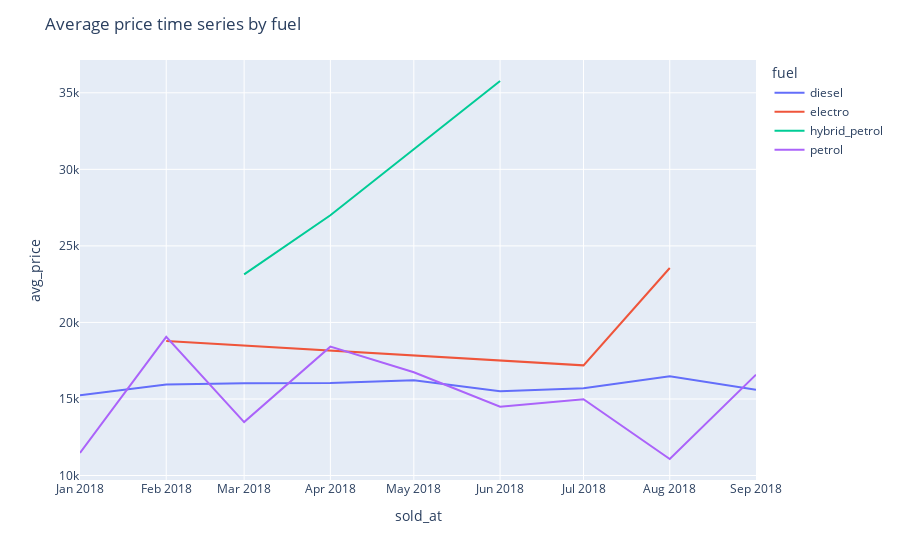
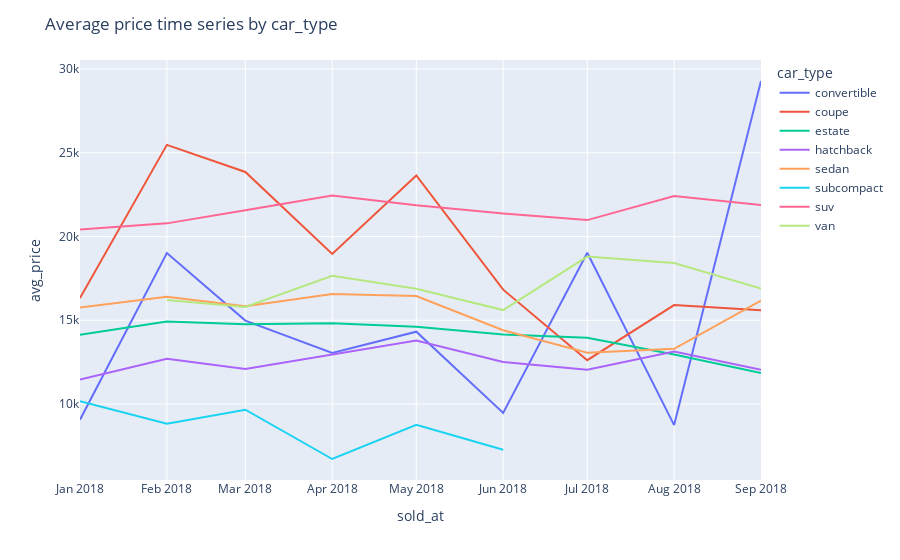
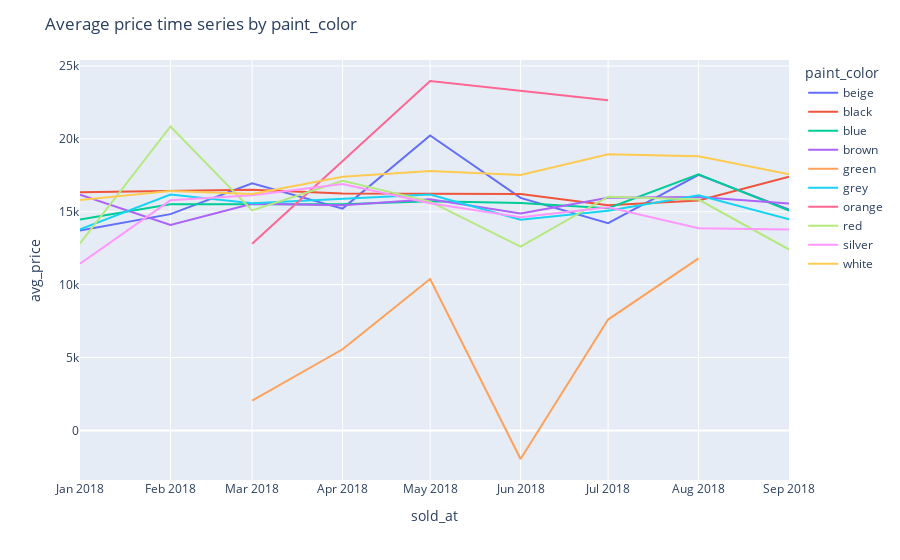

The notebook cell saved with these charts, in order:
### Code cell
plot_avg_target_time_series_by_features(data_q2, small_cardinality_features)

### Figure 1 — Plotly figure (JSON) as saved in the notebook; plotly's stock layout.template omitted (floating-point values rounded to 4 significant figures)
{"data": [{"hovertemplate": "fuel=diesel<br>sold_at=%{x}<br>avg_price=%{y}<extra></extra>", "legendgroup": "diesel", "line": {"color": "#636efa", "dash": "solid"}, "marker": {"symbol": "circle"}, "mode": "lines", "name": "diesel", "orientation": "v", "showlegend": true, "type": "scatter", "x": ["2018-01-01T00:00:00", "2018-02-01T00:00:00", "2018-03-01T00:00:00", "2018-04-01T00:00:00", "2018-05-01T00:00:00", "2018-06-01T00:00:00", "2018-07-01T00:00:00", "2018-08-01T00:00:00", "2018-09-01T00:00:00"], "xaxis": "x", "y": [15240.0, 15940.0, 16030.0, 16040.0, 16220.0, 15510.0, 15700.0, 16490.0, 15600.0], "yaxis": "y"}, {"hovertemplate": "fuel=electro<br>sold_at=%{x}<br>avg_price=%{y}<extra></extra>", "legendgroup": "electro", "line": {"color": "#EF553B", "dash": "solid"}, "marker": {"symbol": "circle"}, "mode": "lines", "name": "electro", "orientation": "v", "showlegend": true, "type": "scatter", "x": ["2018-02-01T00:00:00", "2018-07-01T00:00:00", "2018-08-01T00:00:00"], "xaxis": "x", "y": [18790.0, 17200.0, 23560.0], "yaxis": "y"}, {"hovertemplate": "fuel=hybrid_petrol<br>sold_at=%{x}<br>avg_price=%{y}<extra></extra>", "legendgroup": "hybrid_petrol", "line": {"color": "#00cc96", "dash": "solid"}, "marker": {"symbol": "circle"}, "mode": "lines", "name": "hybrid_petrol", "orientation": "v", "showlegend": true, "type": "scatter", "x": ["2018-03-01T00:00:00", "2018-04-01T00:00:00", "2018-06-01T00:00:00"], "xaxis": "x", "y": [23140.0, 27000.0, 35770.0], "yaxis": "y"}, {"hovertemplate": "fuel=petrol<br>sold_at=%{x}<br>avg_price=%{y}<extra></extra>", "legendgroup": "petrol", "line": {"color": "#ab63fa", "dash": "solid"}, "marker": {"symbol": "circle"}, "mode": "lines", "name": "petrol", "orientation": "v", "showlegend": true, "type": "scatter", "x": ["2018-01-01T00:00:00", "2018-02-01T00:00:00", "2018-03-01T00:00:00", "2018-04-01T00:00:00", "2018-05-01T00:00:00", "2018-06-01T00:00:00", "2018-07-01T00:00:00", "2018-08-01T00:00:00", "2018-09-01T00:00:00"], "xaxis": "x", "y": [11480.0, 19050.0, 13490.0, 18420.0, 16750.0, 14490.0, 14980.0, 11080.0, 16590.0], "yaxis": "y"}], "layout": {"legend": {"title": {"text": "fuel"}, "tracegroupgap": 0}, "margin": {"t": 60}, "title": {"text": "Average price time series by fuel"}, "xaxis": {"anchor": "y", "domain": [0, 1], "title": {"text": "sold_at"}}, "yaxis": {"anchor": "x", "domain": [0, 1], "title": {"text": "avg_price"}}}}

### Figure 2 — Plotly figure (JSON) as saved in the notebook; plotly's stock layout.template omitted (floating-point values rounded to 4 significant figures)
{"data": [{"hovertemplate": "car_type=convertible<br>sold_at=%{x}<br>avg_price=%{y}<extra></extra>", "legendgroup": "convertible", "line": {"color": "#636efa", "dash": "solid"}, "marker": {"symbol": "circle"}, "mode": "lines", "name": "convertible", "orientation": "v", "showlegend": true, "type": "scatter", "x": ["2018-01-01T00:00:00", "2018-02-01T00:00:00", "2018-03-01T00:00:00", "2018-04-01T00:00:00", "2018-05-01T00:00:00", "2018-06-01T00:00:00", "2018-07-01T00:00:00", "2018-08-01T00:00:00", "2018-09-01T00:00:00"], "xaxis": "x", "y": [9063.0, 19020.0, 14980.0, 13050.0, 14320.0, 9471.0, 19030.0, 8742.0, 29290.0], "yaxis": "y"}, {"hovertemplate": "car_type=coupe<br>sold_at=%{x}<br>avg_price=%{y}<extra></extra>", "legendgroup": "coupe", "line": {"color": "#EF553B", "dash": "solid"}, "marker": {"symbol": "circle"}, "mode": "lines", "name": "coupe", "orientation": "v", "showlegend": true, "type": "scatter", "x": ["2018-01-01T00:00:00", "2018-02-01T00:00:00", "2018-03-01T00:00:00", "2018-04-01T00:00:00", "2018-05-01T00:00:00", "2018-06-01T00:00:00", "2018-07-01T00:00:00", "2018-08-01T00:00:00", "2018-09-01T00:00:00"], "xaxis": "x", "y": [16330.0, 25470.0, 23860.0, 18960.0, 23640.0, 16830.0, 12620.0, 15910.0, 15600.0], "yaxis": "y"}, {"hovertemplate": "car_type=estate<br>sold_at=%{x}<br>avg_price=%{y}<extra></extra>", "legendgroup": "estate", "line": {"color": "#00cc96", "dash": "solid"}, "marker": {"symbol": "circle"}, "mode": "lines", "name": "estate", "orientation": "v", "showlegend": true, "type": "scatter", "x": ["2018-01-01T00:00:00", "2018-02-01T00:00:00", "2018-03-01T00:00:00", "2018-04-01T00:00:00", "2018-05-01T00:00:00", "2018-06-01T00:00:00", "2018-07-01T00:00:00", "2018-08-01T00:00:00", "2018-09-01T00:00:00"], "xaxis": "x", "y": [14130.0, 14920.0, 14760.0, 14820.0, 14610.0, 14160.0, 13960.0, 12950.0, 11850.0], "yaxis": "y"}, {"hovertemplate": "car_type=hatchback<br>sold_at=%{x}<br>avg_price=%{y}<extra></extra>", "legendgroup": "hatchback", "line": {"color": "#ab63fa", "dash": "solid"}, "marker": {"symbol": "circle"}, "mode": "lines", "name": "hatchback", "orientation": "v", "showlegend": true, "type": "scatter", "x": ["2018-01-01T00:00:00", "2018-02-01T00:00:00", "2018-03-01T00:00:00", "2018-04-01T00:00:00", "2018-05-01T00:00:00", "2018-06-01T00:00:00", "2018-07-01T00:00:00", "2018-08-01T00:00:00", "2018-09-01T00:00:00"], "xaxis": "x", "y": [11470.0, 12700.0, 12090.0, 12940.0, 13790.0, 12510.0, 12050.0, 13140.0, 12050.0], "yaxis": "y"}, {"hovertemplate": "car_type=sedan<br>sold_at=%{x}<br>avg_price=%{y}<extra></extra>", "legendgroup": "sedan", "line": {"color": "#FFA15A", "dash": "solid"}, "marker": {"symbol": "circle"}, "mode": "lines", "name": "sedan", "orientation": "v", "showlegend": true, "type": "scatter", "x": ["2018-01-01T00:00:00", "2018-02-01T00:00:00", "2018-03-01T00:00:00", "2018-04-01T00:00:00", "2018-05-01T00:00:00", "2018-06-01T00:00:00", "2018-07-01T00:00:00", "2018-08-01T00:00:00", "2018-09-01T00:00:00"], "xaxis": "x", "y": [15760.0, 16410.0, 15840.0, 16560.0, 16440.0, 14400.0, 13060.0, 13300.0, 16170.0], "yaxis": "y"}, {"hovertemplate": "car_type=subcompact<br>sold_at=%{x}<br>avg_price=%{y}<extra></extra>", "legendgroup": "subcompact", "line": {"color": "#19d3f3", "dash": "solid"}, "marker": {"symbol": "circle"}, "mode": "lines", "name": "subcompact", "orientation": "v", "showlegend": true, "type": "scatter", "x": ["2018-01-01T00:00:00", "2018-02-01T00:00:00", "2018-03-01T00:00:00", "2018-04-01T00:00:00", "2018-05-01T00:00:00", "2018-06-01T00:00:00"], "xaxis": "x", "y": [10160.0, 8817.0, 9661.0, 6718.0, 8761.0, 7271.0], "yaxis": "y"}, {"hovertemplate": "car_type=suv<br>sold_at=%{x}<br>avg_price=%{y}<extra></extra>", "legendgroup": "suv", "line": {"color": "#FF6692", "dash": "solid"}, "marker": {"symbol": "circle"}, "mode": "lines", "name": "suv", "orientation": "v", "showlegend": true, "type": "scatter", "x": ["2018-01-01T00:00:00", "2018-02-01T00:00:00", "2018-03-01T00:00:00", "2018-04-01T00:00:00", "2018-05-01T00:00:00", "2018-06-01T00:00:00", "2018-07-01T00:00:00", "2018-08-01T00:00:00", "2018-09-01T00:00:00"], "xaxis": "x", "y": [20420.0, 20790.0, 21570.0, 22450.0, 21860.0, 21380.0, 20980.0, 22420.0, 21890.0], "yaxis": "y"}, {"hovertemplate": "car_type=van<br>sold_at=%{x}<br>avg_price=%{y}<extra></extra>", "legendgroup": "van", "line": {"color": "#B6E880", "dash": "solid"}, "marker": {"symbol": "circle"}, "mode": "lines", "name": "van", "orientation": "v", "showlegend": true, "type": "scatter", "x": ["2018-02-01T00:00:00", "2018-03-01T00:00:00", "2018-04-01T00:00:00", "2018-05-01T00:00:00", "2018-06-01T00:00:00", "2018-07-01T00:00:00", "2018-08-01T00:00:00", "2018-09-01T00:00:00"], "xaxis": "x", "y": [16210.0, 15800.0, 17650.0, 16880.0, 15610.0, 18800.0, 18420.0, 16890.0], "yaxis": "y"}], "layout": {"legend": {"title": {"text": "car_type"}, "tracegroupgap": 0}, "margin": {"t": 60}, "title": {"text": "Average price time series by car_type"}, "xaxis": {"anchor": "y", "domain": [0, 1], "title": {"text": "sold_at"}}, "yaxis": {"anchor": "x", "domain": [0, 1], "title": {"text": "avg_price"}}}}

### Figure 3 — Plotly figure (JSON) as saved in the notebook; plotly's stock layout.template omitted (floating-point values rounded to 4 significant figures)
{"data": [{"hovertemplate": "paint_color=beige<br>sold_at=%{x}<br>avg_price=%{y}<extra></extra>", "legendgroup": "beige", "line": {"color": "#636efa", "dash": "solid"}, "marker": {"symbol": "circle"}, "mode": "lines", "name": "beige", "orientation": "v", "showlegend": true, "type": "scatter", "x": ["2018-01-01T00:00:00", "2018-02-01T00:00:00", "2018-03-01T00:00:00", "2018-04-01T00:00:00", "2018-05-01T00:00:00", "2018-06-01T00:00:00", "2018-07-01T00:00:00", "2018-08-01T00:00:00", "2018-09-01T00:00:00"], "xaxis": "x", "y": [13710.0, 14840.0, 16950.0, 15220.0, 20230.0, 15950.0, 14220.0, 17540.0, 15150.0], "yaxis": "y"}, {"hovertemplate": "paint_color=black<br>sold_at=%{x}<br>avg_price=%{y}<extra></extra>", "legendgroup": "black", "line": {"color": "#EF553B", "dash": "solid"}, "marker": {"symbol": "circle"}, "mode": "lines", "name": "black", "orientation": "v", "showlegend": true, "type": "scatter", "x": ["2018-01-01T00:00:00", "2018-02-01T00:00:00", "2018-03-01T00:00:00", "2018-04-01T00:00:00", "2018-05-01T00:00:00", "2018-06-01T00:00:00", "2018-07-01T00:00:00", "2018-08-01T00:00:00", "2018-09-01T00:00:00"], "xaxis": "x", "y": [16340.0, 16430.0, 16510.0, 16250.0, 16230.0, 16220.0, 15450.0, 15780.0, 17400.0], "yaxis": "y"}, {"hovertemplate": "paint_color=blue<br>sold_at=%{x}<br>avg_price=%{y}<extra></extra>", "legendgroup": "blue", "line": {"color": "#00cc96", "dash": "solid"}, "marker": {"symbol": "circle"}, "mode": "lines", "name": "blue", "orientation": "v", "showlegend": true, "type": "scatter", "x": ["2018-01-01T00:00:00", "2018-02-01T00:00:00", "2018-03-01T00:00:00", "2018-04-01T00:00:00", "2018-05-01T00:00:00", "2018-06-01T00:00:00", "2018-07-01T00:00:00", "2018-08-01T00:00:00", "2018-09-01T00:00:00"], "xaxis": "x", "y": [14470.0, 15520.0, 15510.0, 15520.0, 15720.0, 15600.0, 15240.0, 17570.0, 15080.0], "yaxis": "y"}, {"hovertemplate": "paint_color=brown<br>sold_at=%{x}<br>avg_price=%{y}<extra></extra>", "legendgroup": "brown", "line": {"color": "#ab63fa", "dash": "solid"}, "marker": {"symbol": "circle"}, "mode": "lines", "name": "brown", "orientation": "v", "showlegend": true, "type": "scatter", "x": ["2018-01-01T00:00:00", "2018-02-01T00:00:00", "2018-03-01T00:00:00", "2018-04-01T00:00:00", "2018-05-01T00:00:00", "2018-06-01T00:00:00", "2018-07-01T00:00:00", "2018-08-01T00:00:00", "2018-09-01T00:00:00"], "xaxis": "x", "y": [16170.0, 14100.0, 15550.0, 15450.0, 15850.0, 14880.0, 15960.0, 16020.0, 15570.0], "yaxis": "y"}, {"hovertemplate": "paint_color=green<br>sold_at=%{x}<br>avg_price=%{y}<extra></extra>", "legendgroup": "green", "line": {"color": "#FFA15A", "dash": "solid"}, "marker": {"symbol": "circle"}, "mode": "lines", "name": "green", "orientation": "v", "showlegend": true, "type": "scatter", "x": ["2018-03-01T00:00:00", "2018-04-01T00:00:00", "2018-05-01T00:00:00", "2018-06-01T00:00:00", "2018-07-01T00:00:00", "2018-08-01T00:00:00"], "xaxis": "x", "y": [2038.0, 5566.0, 10390.0, -1962.0, 7605.0, 11800.0], "yaxis": "y"}, {"hovertemplate": "paint_color=grey<br>sold_at=%{x}<br>avg_price=%{y}<extra></extra>", "legendgroup": "grey", "line": {"color": "#19d3f3", "dash": "solid"}, "marker": {"symbol": "circle"}, "mode": "lines", "name": "grey", "orientation": "v", "showlegend": true, "type": "scatter", "x": ["2018-01-01T00:00:00", "2018-02-01T00:00:00", "2018-03-01T00:00:00", "2018-04-01T00:00:00", "2018-05-01T00:00:00", "2018-06-01T00:00:00", "2018-07-01T00:00:00", "2018-08-01T00:00:00", "2018-09-01T00:00:00"], "xaxis": "x", "y": [13800.0, 16190.0, 15580.0, 15870.0, 16180.0, 14460.0, 15060.0, 16130.0, 14490.0], "yaxis": "y"}, {"hovertemplate": "paint_color=orange<br>sold_at=%{x}<br>avg_price=%{y}<extra></extra>", "legendgroup": "orange", "line": {"color": "#FF6692", "dash": "solid"}, "marker": {"symbol": "circle"}, "mode": "lines", "name": "orange", "orientation": "v", "showlegend": true, "type": "scatter", "x": ["2018-03-01T00:00:00", "2018-05-01T00:00:00", "2018-07-01T00:00:00"], "xaxis": "x", "y": [12810.0, 23970.0, 22650.0], "yaxis": "y"}, {"hovertemplate": "paint_color=red<br>sold_at=%{x}<br>avg_price=%{y}<extra></extra>", "legendgroup": "red", "line": {"color": "#B6E880", "dash": "solid"}, "marker": {"symbol": "circle"}, "mode": "lines", "name": "red", "orientation": "v", "showlegend": true, "type": "scatter", "x": ["2018-01-01T00:00:00", "2018-02-01T00:00:00", "2018-03-01T00:00:00", "2018-04-01T00:00:00", "2018-05-01T00:00:00", "2018-06-01T00:00:00", "2018-07-01T00:00:00", "2018-08-01T00:00:00", "2018-09-01T00:00:00"], "xaxis": "x", "y": [12830.0, 20850.0, 15100.0, 17130.0, 15700.0, 12610.0, 16030.0, 15840.0, 12410.0], "yaxis": "y"}, {"hovertemplate": "paint_color=silver<br>sold_at=%{x}<br>avg_price=%{y}<extra></extra>", "legendgroup": "silver", "line": {"color": "#FF97FF", "dash": "solid"}, "marker": {"symbol": "circle"}, "mode": "lines", "name": "silver", "orientation": "v", "showlegend": true, "type": "scatter", "x": ["2018-01-01T00:00:00", "2018-02-01T00:00:00", "2018-03-01T00:00:00", "2018-04-01T00:00:00", "2018-05-01T00:00:00", "2018-06-01T00:00:00", "2018-07-01T00:00:00", "2018-08-01T00:00:00", "2018-09-01T00:00:00"], "xaxis": "x", "y": [11440.0, 15780.0, 16130.0, 16900.0, 15580.0, 14630.0, 15310.0, 13870.0, 13780.0], "yaxis": "y"}, {"hovertemplate": "paint_color=white<br>sold_at=%{x}<br>avg_price=%{y}<extra></extra>", "legendgroup": "white", "line": {"color": "#FECB52", "dash": "solid"}, "marker": {"symbol": "circle"}, "mode": "lines", "name": "white", "orientation": "v", "showlegend": true, "type": "scatter", "x": ["2018-01-01T00:00:00", "2018-02-01T00:00:00", "2018-03-01T00:00:00", "2018-04-01T00:00:00", "2018-05-01T00:00:00", "2018-06-01T00:00:00", "2018-07-01T00:00:00", "2018-08-01T00:00:00", "2018-09-01T00:00:00"], "xaxis": "x", "y": [15820.0, 16430.0, 16210.0, 17400.0, 17790.0, 17530.0, 18950.0, 18810.0, 17570.0], "yaxis": "y"}], "layout": {"legend": {"title": {"text": "paint_color"}, "tracegroupgap": 0}, "margin": {"t": 60}, "title": {"text": "Average price time series by paint_color"}, "xaxis": {"anchor": "y", "domain": [0, 1], "title": {"text": "sold_at"}}, "yaxis": {"anchor": "x", "domain": [0, 1], "title": {"text": "avg_price"}}}}
